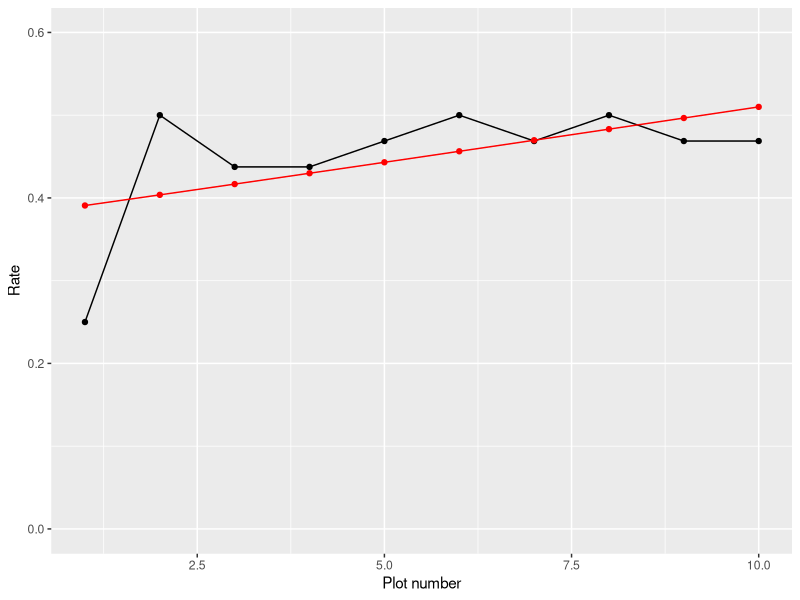
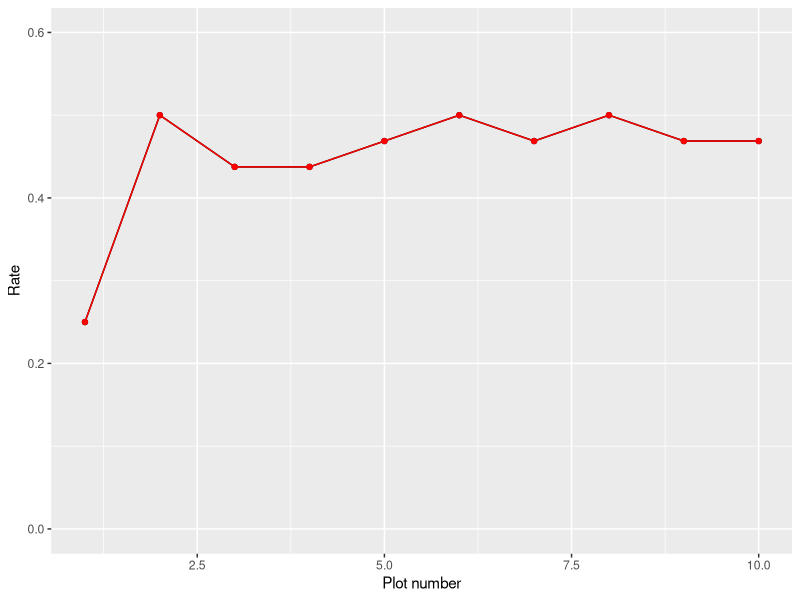

Source code (R) for these figures, in order:
library(tidyverse)

( violets <- read_csv("datasets/violets.csv", col_types=cols() ) %>%
    select(Year:`Bud counts`) %>%
    mutate(Bud = as.numeric(`Bud counts`>0)) %>%
    select(-`Bud counts`) )

(violet.plots <- violets %>% group_by(Plot) %>% summarize(N=n(), Rate=mean(Bud)))

violetplot.fit <- glm( Bud ~ Plot, data=violets, family=binomial )
summary( violetplot.fit ) 
new <- tibble( Plot=violet.plots$Plot )
predictions <- predict( violetplot.fit, new, type="response")
( violet.plots <- violet.plots %>%
  mutate( Fit = predictions ) )
ggplot( violet.plots, aes(Plot,Rate)) +
  geom_point() + 
  geom_line() +
  geom_point( aes(Plot,Fit), color="red") + 
  geom_line( aes(Plot,Fit), color="red" ) +
  xlab("Plot number") +
  ylim(0,0.6)
# ggsave("images/plots_fit_bad.png",device="png")

str(violet.plots)
violets$Plot <- factor( violets$Plot )
(violet.plots <- violets %>% group_by(Plot) %>% summarize(N=n(), Rate=mean(Bud)))
str(violet.plots)
levels( violet.plots$Plot )
violetplot.fit <- glm( Bud ~ Plot, data=violets, family=binomial )
new <- tibble( Plot=violet.plots$Plot )
predictions <- predict( violetplot.fit, new, type="response" )
( violet.plots <- violet.plots %>%
    mutate( Fit = predictions ) )
ggplot( violet.plots, aes(as.numeric(Plot),Rate)) +
  geom_point() + 
  geom_line() +
  geom_point( aes(as.numeric(Plot),Fit), color="red") + 
  geom_line( aes(as.numeric(Plot),Fit), color="red" ) +
  xlab("Plot number") + 
  ylim(0,0.6)
# ggsave("images/plots_fit_good.png", device="png")

summary( violetplot.fit) 
